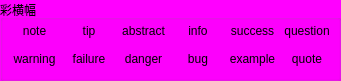
   <widget class="QGroupBox" name="groupBox_3">
    <property name="geometry">
     <rect>
      <x>10</x>
      <y>520</y>
      <width>341</width>
      <height>81</height>
     </rect>
    </property>
    <property name="palette">
     <palette>
      <active>
       <colorrole role="WindowText">
        <brush brushstyle="SolidPattern">
         <color alpha="255">
          <red>0</red>
          <green>0</green>
          <blue>0</blue>
         </color>
        </brush>
       </colorrole>
       <colorrole role="Button">
        <brush brushstyle="SolidPattern">
         <color alpha="255">
          <red>255</red>
          <green>0</green>
          <blue>255</blue>
         </color>
        </brush>
       </colorrole>
       <colorrole role="Light">
        <brush brushstyle="SolidPattern">
         <color alpha="255">
          <red>255</red>
          <green>127</green>
          <blue>255</blue>
         </color>
        </brush>
       </colorrole>
       <colorrole role="Midlight">
        <brush brushstyle="SolidPattern">
         <color alpha="255">
          <red>255</red>
          <green>63</green>
          <blue>255</blue>
         </color>
        </brush>
       </colorrole>
       <colorrole role="Dark">
        <brush brushstyle="SolidPattern">
         <color alpha="255">
          <red>127</red>
          <green>0</green>
          <blue>127</blue>
         </color>
        </brush>
       </colorrole>
       <colorrole role="Mid">
        <brush brushstyle="SolidPattern">
         <color alpha="255">
          <red>170</red>
          <green>0</green>
          <blue>170</blue>
         </color>
        </brush>
       </colorrole>
       <colorrole role="Text">
        <brush brushstyle="SolidPattern">
         <color alpha="255">
          <red>0</red>
          <green>0</green>
          <blue>0</blue>
         </color>
        </brush>
       </colorrole>
       <colorrole role="BrightText">
        <brush brushstyle="SolidPattern">
         <color alpha="255">
          <red>255</red>
          <green>255</green>
          <blue>255</blue>
         </color>
        </brush>
       </colorrole>
       <colorrole role="ButtonText">
        <brush brushstyle="SolidPattern">
         <color alpha="255">
          <red>0</red>
          <green>0</green>
          <blue>0</blue>
         </color>
        </brush>
       </colorrole>
       <colorrole role="Base">
        <brush brushstyle="SolidPattern">
         <color alpha="255">
          <red>255</red>
          <green>255</green>
          <blue>255</blue>
         </color>
        </brush>
       </colorrole>
       <colorrole role="Window">
        <brush brushstyle="SolidPattern">
         <color alpha="255">
          <red>255</red>
          <green>0</green>
          <blue>255</blue>
         </color>
        </brush>
       </colorrole>
       <colorrole role="Shadow">
        <brush brushstyle="SolidPattern">
         <color alpha="255">
          <red>0</red>
          <green>0</green>
          <blue>0</blue>
         </color>
        </brush>
       </colorrole>
       <colorrole role="AlternateBase">
        <brush brushstyle="SolidPattern">
         <color alpha="255">
          <red>255</red>
          <green>127</green>
          <blue>255</blue>
         </color>
        </brush>
       </colorrole>
       <colorrole role="ToolTipBase">
        <brush brushstyle="SolidPattern">
         <color alpha="255">
          <red>255</red>
          <green>255</green>
          <blue>220</blue>
         </color>
        </brush>
       </colorrole>
       <colorrole role="ToolTipText">
        <brush brushstyle="SolidPattern">
         <color alpha="255">
          <red>0</red>
          <green>0</green>
          <blue>0</blue>
         </color>
        </brush>
       </colorrole>
      </active>
      <inactive>
       <colorrole role="WindowText">
        <brush brushstyle="SolidPattern">
         <color alpha="255">
          <red>0</red>
          <green>0</green>
          <blue>0</blue>
         </color>
        </brush>
       </colorrole>
       <colorrole role="Button">
        <brush brushstyle="SolidPattern">
         <color alpha="255">
          <red>255</red>
          <green>0</green>
          <blue>255</blue>
         </color>
        </brush>
       </colorrole>
       <colorrole role="Light">
        <brush brushstyle="SolidPattern">
         <color alpha="255">
          <red>255</red>
          <green>127</green>
          <blue>255</blue>
         </color>
        </brush>
       </colorrole>
       <colorrole role="Midlight">
        <brush brushstyle="SolidPattern">
         <color alpha="255">
          <red>255</red>
          <green>63</green>
          <blue>255</blue>
         </color>
        </brush>
       </colorrole>
       <colorrole role="Dark">
        <brush brushstyle="SolidPattern">
         <color alpha="255">
          <red>127</red>
          <green>0</green>
          <blue>127</blue>
         </color>
        </brush>
       </colorrole>
       <colorrole role="Mid">
        <brush brushstyle="SolidPattern">
         <color alpha="255">
          <red>170</red>
          <green>0</green>
          <blue>170</blue>
         </color>
        </brush>
       </colorrole>
       <colorrole role="Text">
        <brush brushstyle="SolidPattern">
         <color alpha="255">
          <red>0</red>
          <green>0</green>
          <blue>0</blue>
         </color>
        </brush>
       </colorrole>
       <colorrole role="BrightText">
        <brush brushstyle="SolidPattern">
         <color alpha="255">
          <red>255</red>
          <green>255</green>
          <blue>255</blue>
         </color>
        </brush>
       </colorrole>
       <colorrole role="ButtonText">
        <brush brushstyle="SolidPattern">
         <color alpha="255">
          <red>0</red>
          <green>0</green>
          <blue>0</blue>
         </color>
        </brush>
       </colorrole>
       <colorrole role="Base">
        <brush brushstyle="SolidPattern">
         <color alpha="255">
          <red>255</red>
          <green>255</green>
          <blue>255</blue>
         </color>
        </brush>
       </colorrole>
       <colorrole role="Window">
        <brush brushstyle="SolidPattern">
         <color alpha="255">
          <red>255</red>
          <green>0</green>
          <blue>255</blue>
         </color>
        </brush>
       </colorrole>
       <colorrole role="Shadow">
        <brush brushstyle="SolidPattern">
         <color alpha="255">
          <red>0</red>
          <green>0</green>
          <blue>0</blue>
         </color>
        </brush>
       </colorrole>
       <colorrole role="AlternateBase">
        <brush brushstyle="SolidPattern">
         <color alpha="255">
          <red>255</red>
          <green>127</green>
          <blue>255</blue>
         </color>
        </brush>
       </colorrole>
       <colorrole role="ToolTipBase">
        <brush brushstyle="SolidPattern">
         <color alpha="255">
          <red>255</red>
          <green>255</green>
          <blue>220</blue>
         </color>
        </brush>
       </colorrole>
       <colorrole role="ToolTipText">
        <brush brushstyle="SolidPattern">
         <color alpha="255">
          <red>0</red>
          <green>0</green>
          <blue>0</blue>
         </color>
        </brush>
       </colorrole>
      </inactive>
      <disabled>
       <colorrole role="WindowText">
        <brush brushstyle="SolidPattern">
         <color alpha="255">
          <red>127</red>
          <green>0</green>
          <blue>127</blue>
         </color>
        </brush>
       </colorrole>
       <colorrole role="Button">
        <brush brushstyle="SolidPattern">
         <color alpha="255">
          <red>255</red>
          <green>0</green>
          <blue>255</blue>
         </color>
        </brush>
       </colorrole>
       <colorrole role="Light">
        <brush brushstyle="SolidPattern">
         <color alpha="255">
          <red>255</red>
          <green>127</green>
          <blue>255</blue>
         </color>
        </brush>
       </colorrole>
       <colorrole role="Midlight">
        <brush brushstyle="SolidPattern">
         <color alpha="255">
          <red>255</red>
          <green>63</green>
          <blue>255</blue>
         </color>
        </brush>
       </colorrole>
       <colorrole role="Dark">
        <brush brushstyle="SolidPattern">
         <color alpha="255">
          <red>127</red>
          <green>0</green>
          <blue>127</blue>
         </color>
        </brush>
       </colorrole>
       <colorrole role="Mid">
        <brush brushstyle="SolidPattern">
         <color alpha="255">
          <red>170</red>
          <green>0</green>
          <blue>170</blue>
         </color>
        </brush>
       </colorrole>
       <colorrole role="Text">
        <brush brushstyle="SolidPattern">
         <color alpha="255">
          <red>127</red>
          <green>0</green>
          <blue>127</blue>
         </color>
        </brush>
       </colorrole>
       <colorrole role="BrightText">
        <brush brushstyle="SolidPattern">
         <color alpha="255">
          <red>255</red>
          <green>255</green>
          <blue>255</blue>
         </color>
        </brush>
       </colorrole>
       <colorrole role="ButtonText">
        <brush brushstyle="SolidPattern">
         <color alpha="255">
          <red>127</red>
          <green>0</green>
          <blue>127</blue>
         </color>
        </brush>
       </colorrole>
       <colorrole role="Base">
        <brush brushstyle="SolidPattern">
         <color alpha="255">
          <red>255</red>
          <green>0</green>
          <blue>255</blue>
         </color>
        </brush>
       </colorrole>
       <colorrole role="Window">
        <brush brushstyle="SolidPattern">
         <color alpha="255">
          <red>255</red>
          <green>0</green>
          <blue>255</blue>
         </color>
        </brush>
       </colorrole>
       <colorrole role="Shadow">
        <brush brushstyle="SolidPattern">
         <color alpha="255">
          <red>0</red>
          <green>0</green>
          <blue>0</blue>
         </color>
        </brush>
       </colorrole>
       <colorrole role="AlternateBase">
        <brush brushstyle="SolidPattern">
         <color alpha="255">
          <red>255</red>
          <green>0</green>
          <blue>255</blue>
         </color>
        </brush>
       </colorrole>
       <colorrole role="ToolTipBase">
        <brush brushstyle="SolidPattern">
         <color alpha="255">
          <red>255</red>
          <green>255</green>
          <blue>220</blue>
         </color>
        </brush>
       </colorrole>
       <colorrole role="ToolTipText">
        <brush brushstyle="SolidPattern">
         <color alpha="255">
          <red>0</red>
          <green>0</green>
          <blue>0</blue>
         </color>
        </brush>
       </colorrole>
      </disabled>
     </palette>
    </property>
    <property name="title">
     <string>彩横幅</string>
    </property>
    <widget class="QWidget" name="gridLayoutWidget_3">
     <property name="geometry">
      <rect>
       <x>10</x>
       <y>20</y>
       <width>321</width>
       <height>50</height>
      </rect>
     </property>
     <layout class="QGridLayout" name="gridLayout_3">
      <item row="0" column="2">
       <widget class="QLabel" name="label_28">
        <property name="text">
         <string>abstract</string>
        </property>
        <property name="alignment">
         <set>Qt::AlignCenter</set>
        </property>
       </widget>
      </item>
      <item row="0" column="3">
       <widget class="QLabel" name="label_29">
        <property name="text">
         <string>info</string>
        </property>
        <property name="alignment">
         <set>Qt::AlignCenter</set>
        </property>
       </widget>
      </item>
      <item row="0" column="5">
       <widget class="QLabel" name="label_31">
        <property name="text">
         <string>question</string>
        </property>
        <property name="alignment">
         <set>Qt::AlignCenter</set>
        </property>
       </widget>
      </item>
      <item row="0" column="0">
       <widget class="QLabel" name="label_26">
        <property name="text">
         <string>note</string>
        </property>
        <property name="alignment">
         <set>Qt::AlignCenter</set>
        </property>
       </widget>
      </item>
      <item row="0" column="4">
       <widget class="QLabel" name="label_30">
        <property name="text">
         <string>success</string>
        </property>
        <property name="alignment">
         <set>Qt::AlignCenter</set>
        </property>
       </widget>
      </item>
      <item row="0" column="1">
       <widget class="QLabel" name="label_27">
        <property name="enabled">
         <bool>true</bool>
        </property>
        <property name="text">
         <string>tip</string>
        </property>
        <property name="alignment">
         <set>Qt::AlignCenter</set>
        </property>
       </widget>
      </item>
      <item row="1" column="0">
       <widget class="QLabel" name="label_32">
        <property name="text">
         <string>warning</string>
        </property>
        <property name="alignment">
         <set>Qt::AlignCenter</set>
        </property>
       </widget>
      </item>
      <item row="1" column="1">
       <widget class="QLabel" name="label_33">
        <property name="text">
         <string>failure</string>
        </property>
        <property name="alignment">
         <set>Qt::AlignCenter</set>
        </property>
       </widget>
      </item>
      <item row="1" column="2">
       <widget class="QLabel" name="label_34">
        <property name="text">
         <string>danger</string>
        </property>
        <property name="alignment">
         <set>Qt::AlignCenter</set>
        </property>
       </widget>
      </item>
      <item row="1" column="3">
       <widget class="QLabel" name="label_35">
        <property name="text">
         <string>bug</string>
        </property>
        <property name="alignment">
         <set>Qt::AlignCenter</set>
        </property>
       </widget>
      </item>
      <item row="1" column="4">
       <widget class="QLabel" name="label_36">
        <property name="text">
         <string>example</string>
        </property>
        <property name="alignment">
         <set>Qt::AlignCenter</set>
        </property>
       </widget>
      </item>
      <item row="1" column="5">
       <widget class="QLabel" name="label_37">
        <property name="text">
         <string>quote</string>
        </property>
        <property name="alignment">
         <set>Qt::AlignCenter</set>
        </property>
       </widget>
      </item>
     </layout>
    </widget>
   </widget>
